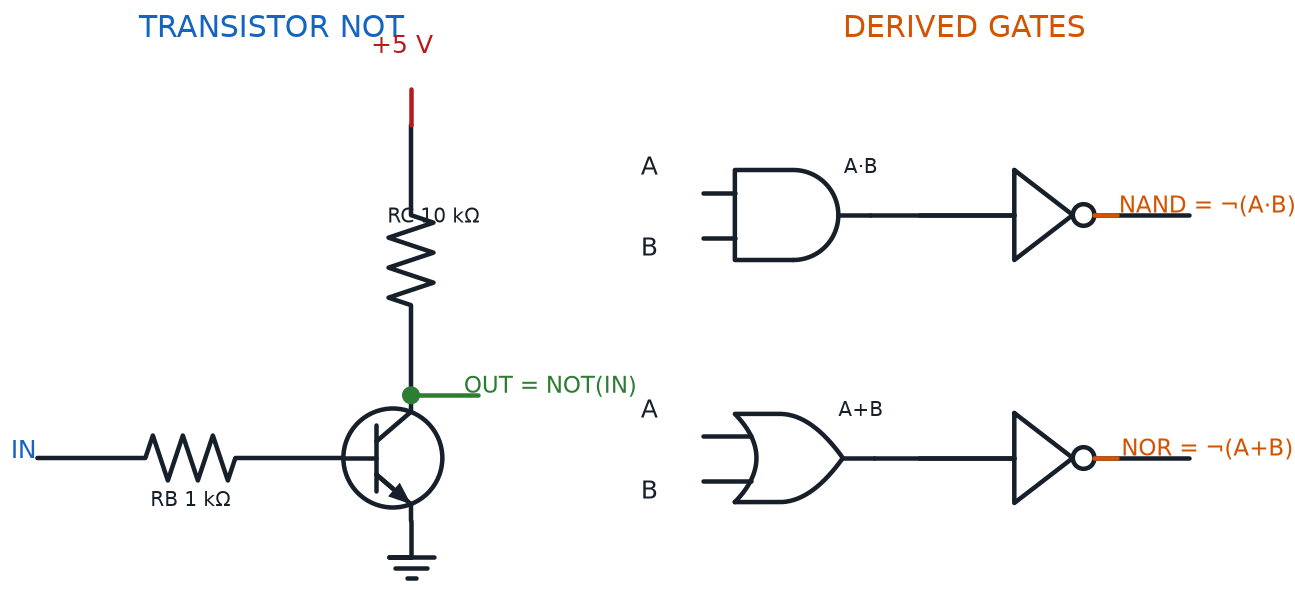

Recreate this plot in Python.
#!/usr/bin/env python3
"""Render a transistor inverter and derived NAND and NOR gates.

Prompt:
    Draw a complete one-transistor NOT gate with +5 V, 10 kΩ collector pull-up,
    NPN transistor, 1 kΩ base resistor, input, output, and ground. Beside it,
    show compact block-level signal derivations AND followed by NOT equals
    NAND, and OR followed by NOT equals NOR. Label A, B, intermediate nodes,
    outputs, and inversion bubbles so the later truth tables map to signal flow.

Topology: inverter +5V->RC->OUT->Q1 collector, emitter->GND, IN->RB->base.
Derived blocks: NAND=NOT(AND(A,B)); NOR=NOT(OR(A,B)).
Assumptions: Logic blocks omit transistor internals intentionally.
"""

from pathlib import Path
import sys

sys.path.insert(0, str(Path(__file__).resolve().parents[3]))
import schemdraw.elements as elm
import schemdraw.logic as logic
from docs.schematic_utils import (
    BLUE,
    GREEN,
    INK,
    ORANGE,
    RED,
    dot,
    drawing,
    ground,
    save_cli,
    text,
    wire,
)


def build_drawing():
    d = drawing()
    text(d, "TRANSISTOR NOT", (3.1, 7.2), color=BLUE, fontsize=12)
    q = d.add(elm.BjtNpn(circle=True).at((4.0, 2.5)))
    ground(d, q.emitter)
    rc = d.add(elm.Resistor().down().at((q.collector[0], 6.2)).to(q.collector))
    wire(d, (q.collector[0], 6.2), (q.collector[0], 6.6), color=RED)
    text(d, "+5 V", (q.collector[0], 7.0), color=RED)
    rb = d.add(elm.Resistor().right().at((0.6, q.base[1])).to(q.base))
    text(d, "IN", (0.35, q.base[1]), color=BLUE)
    text(d, "RB 1 kΩ", (2.2, q.base[1] - 0.55), fontsize=8)
    text(d, "RC 10 kΩ", (4.9, 5.1), fontsize=8)
    dot(d, q.collector, color=GREEN)
    wire(d, q.collector, (5.5, q.collector[1]), color=GREEN)
    text(d, "OUT = NOT(IN)", (6.2, q.collector[1]), color=GREEN, fontsize=9)
    text(d, "DERIVED GATES", (10.8, 7.2), color=ORANGE, fontsize=12)
    a = d.add(logic.And(inputs=2).right().at((8.0, 5.2)))
    n1 = d.add(logic.Not().right().at((10.4, 5.2)))
    wire(d, a.out, n1.in1)
    text(d, "A", (7.3, 5.65))
    text(d, "B", (7.3, 4.75))
    text(d, "A·B", (9.65, 5.65), fontsize=8)
    text(d, "NAND = ¬(A·B)", (13.5, 5.2), color=ORANGE, fontsize=9)
    wire(d, n1.out, (12.6, n1.out[1]), color=ORANGE)
    o = d.add(logic.Or(inputs=2).right().at((8.0, 2.5)))
    n2 = d.add(logic.Not().right().at((10.4, 2.5)))
    wire(d, o.out, n2.in1)
    text(d, "A", (7.3, 2.95))
    text(d, "B", (7.3, 2.05))
    text(d, "A+B", (9.65, 2.95), fontsize=8)
    text(d, "NOR = ¬(A+B)", (13.5, 2.5), color=ORANGE, fontsize=9)
    wire(d, n2.out, (12.6, n2.out[1]), color=ORANGE)
    return d


if __name__ == "__main__":
    save_cli(build_drawing, __doc__)
